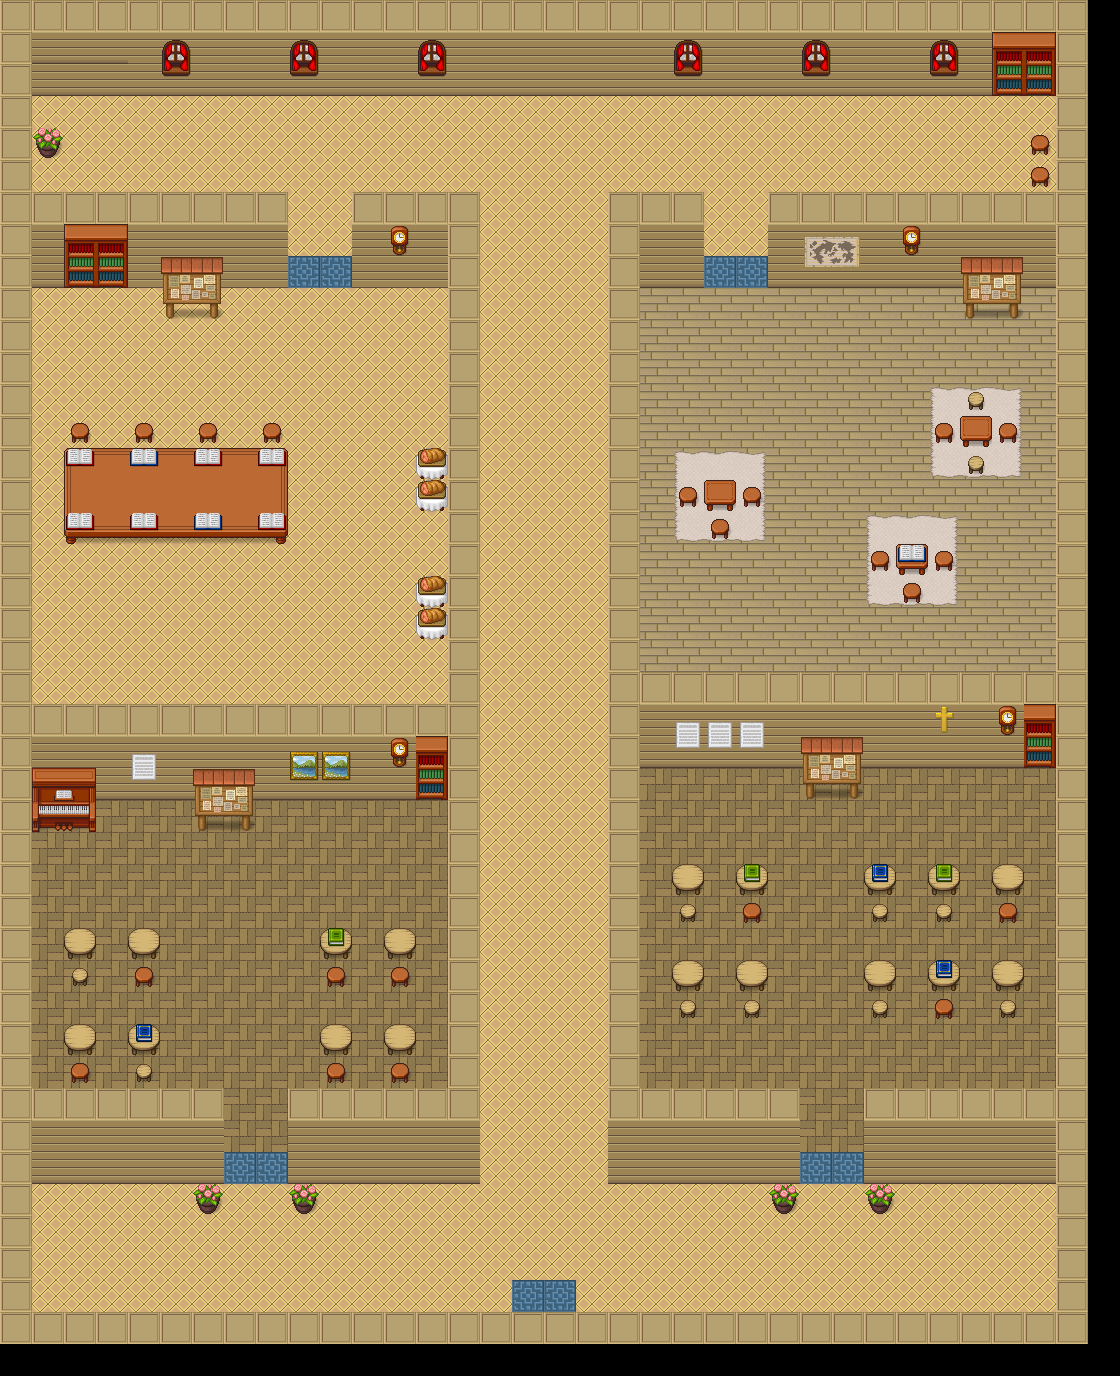

Rendered tile map (Tiled .tmx) drawn with the repository's tilesets; below, a short description and the map source with its tile grids summarised:
An orthogonal 35x43 tile map with 32x32 px tiles, 7 tile layers (floor, carpet, wall, door/stairs, ...), 2 tilesets and 11 objects (2x classroom1, 2x classroom2, 2x classroom3, 2x classroom4, up, ...).

<map version="1.8" tiledversion="1.8.2" orientation="orthogonal" renderorder="right-down" width="35" height="43" tilewidth="32" tileheight="32" infinite="0" nextlayerid="10" nextobjectid="25">
 <tileset firstgid="1" source="rpg.tsx" />
 <tileset firstgid="1065" source="LightShadow.tsx" />
 <layer id="1" name="floor" width="35" height="43">
  <data>[1505 cells, 1072 non-empty, 4 distinct tile ids]</data>
 </layer>
 <layer id="7" name="carpet" width="35" height="43">
  <data>[1505 cells, 35 non-empty, 10 distinct tile ids]</data>
 </layer>
 <layer id="2" name="wall" width="35" height="43">
  <data>[1505 cells, 484 non-empty, 3 distinct tile ids]</data>
 </layer>
 <layer id="4" name="door/stairs" width="35" height="43">
  <data>[1505 cells, 8 non-empty, 2 distinct tile ids]</data>
 </layer>
 <layer id="3" name="decoration" width="35" height="43">
  <data>[1505 cells, 150 non-empty, 39 distinct tile ids]</data>
 </layer>
 <layer id="8" name="deco2" width="35" height="43">
  <data>[1505 cells, 19 non-empty, 5 distinct tile ids]</data>
 </layer>
 <layer id="9" name="shadow" width="35" height="43">
  <data>[1505 cells, 0 non-empty, 0 distinct tile ids]</data>
 </layer>
 <objectgroup id="6" name="Objekte">
  <object id="4" name="classroom1" x="257" y="1169">
   <point />
  </object>
  <object id="5" name="classroom2" x="836" y="1167">
   <point />
  </object>
  <object id="6" name="classroom3" x="737" y="274">
   <point />
  </object>
  <object id="7" name="classroom4" x="316" y="272">
   <point />
  </object>
  <object id="8" name="up" x="76" y="112">
   <point />
  </object>
  <object id="11" name="start" x="545" y="1224">
   <point />
  </object>
  <object id="13" x="510" y="1280" width="62" height="32">
   <properties>
    <property name="type" value="LeaveBuilding" />
   </properties>
  </object>
  <object id="15" name="classroom1" x="28" y="734.667" width="421.333" height="416">
   <properties>
    <property name="type" value="RoomMeeting" />
   </properties>
  </object>
  <object id="16" name="classroom2" x="640" y="736" width="421.333" height="416">
   <properties>
    <property name="type" value="RoomMeeting" />
   </properties>
  </object>
  <object id="17" name="classroom4" x="30.6668" y="285.333" width="421.333" height="416">
   <properties>
    <property name="type" value="RoomMeeting" />
   </properties>
  </object>
  <object id="18" name="classroom3" x="634.667" y="290.667" width="421.333" height="385.333">
   <properties>
    <property name="type" value="RoomMeeting" />
   </properties>
  </object>
 </objectgroup>
</map>
